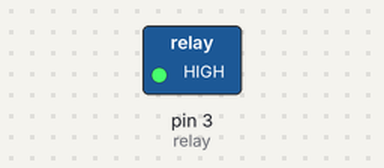
Simulated run of this sketch. Board: Arduino Uno, built with avr-gcc and run on an emulated ATmega328P. Parts: switched loads named in the sketch (green lamp = pin HIGH).

Above: at 2.5 s.
At 7.5 s:
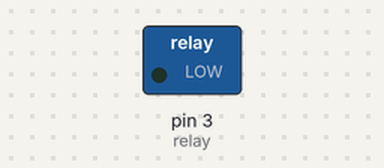
Timing chart, 0 to 13.0 s (numbered marks = the images above):
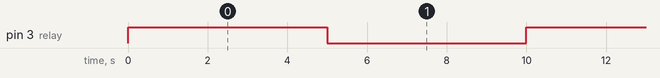

The sketch:

RELAY.ino
```cpp
const int relay = 3;

void setup() {
pinMode(relay, OUTPUT);
digitalWrite(relay, LOW);
  // put your setup code here, to run once:

}

void loop() {
  digitalWrite(relay, HIGH);
  delay(5000);
  digitalWrite(relay, LOW);
  delay(5000);
  // put your main code here, to run repeatedly:

}
```

Measured:
- by itself, pin 3 (relay): alternates HIGH for 5.0 s and LOW for 5.0 s
